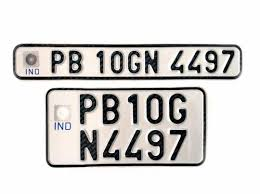
#> input picture image2.jpg, 260 x 194 px, found by its file name
$ python Image_processing.py
#> lines starting #> are read from the running program, lines starting #| are printed output that depends on the picture; after the words box and inside, x2 and y2 are one past the last pixel; in counts of white or black regions, pixels touching at a corner belong together
import cv2
import pytesseract
import numpy as np

# Set Tesseract path (adjust for your system)
pytesseract.pytesseract.tesseract_cmd = r'C:\Program Files\Tesseract-OCR\tesseract.exe'

def preprocess_image(image_path):
    try:
        # Read the image
        img = cv2.imread(image_path)
#> img is the input picture: shape (194, 260, 3); mean B, G, R 212.3, 214.1, 216
        if img is None:
            raise ValueError("Could not read the image file")

        # Convert to grayscale
        gray = cv2.cvtColor(img, cv2.COLOR_BGR2GRAY)

        # Noise reduction
        gray = cv2.bilateralFilter(gray, 11, 17, 17)

        # Edge detection
        edged = cv2.Canny(gray, 170, 200)
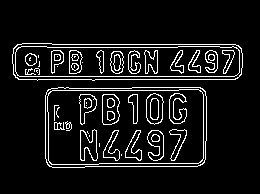
#> edged: shape (194, 260); 8.6% white in thin lines or dots, all inside (x1, y1, x2, y2) = (12, 43, 243, 168)

        # Find contours
        contours, _ = cv2.findContours(edged.copy(), cv2.RETR_LIST, cv2.CHAIN_APPROX_SIMPLE)
#> contours = 95 contours, 24 with area under 20; largest, box (x1, y1, x2, y2) and area: (45, 87, 207, 168) 12586, (45, 87, 207, 168) 12573, (47, 89, 204, 165) 11375, (47, 89, 204, 165) 11366, (12, 43, 243, 81) 7996
        contours = sorted(contours, key=cv2.contourArea, reverse=True)[:10]
#> contours = 10 contours; largest, box (x1, y1, x2, y2) and area: (45, 87, 207, 168) 12586, (45, 87, 207, 168) 12573, (47, 89, 204, 165) 11375, (47, 89, 204, 165) 11366, (12, 43, 243, 81) 7996

        plate_contour = None

        for contour in contours:
            perimeter = cv2.arcLength(contour, True)
            approx = cv2.approxPolyDP(contour, 0.02 * perimeter, True)

            if len(approx) == 4:
                plate_contour = approx
                break
#> this loop made 1 pass
#> (perimeter, plate_contour) on pass 1: (470.8, [[46, 92], [49, 166], [204, 162], [200, 87]])

        if plate_contour is None:
            print("No license plate found")
            return None

        # Crop the license plate
        mask = np.zeros(gray.shape, np.uint8)
        cv2.drawContours(mask, [plate_contour], 0, 255, -1)
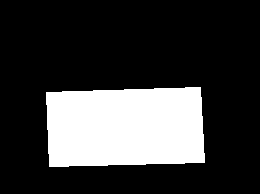
#> mask: shape (194, 260); 23.3% white; 1 white region, box (x1, y1, x2, y2) and area: (46, 87, 205, 167) 11756
        new_image = cv2.bitwise_and(img, img, mask=mask)
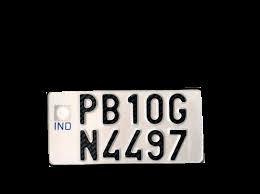
#> new_image: shape (194, 260, 3); mean B, G, R 38.2, 39.2, 40.4

        (x, y) = np.where(mask == 255)
#> x = 11756 values from 87 to 166; y = 11756 values, max 204 at index 10039, min 46 at index 387, mean 124.9
        (topx, topy) = (np.min(x), np.min(y))
#> topx = 87; topy = 46
        (bottomx, bottomy) = (np.max(x), np.max(y))
#> bottomx = 166; bottomy = 204
        cropped = gray[topx:bottomx+1, topy:bottomy+1]
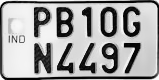
#> cropped: shape (80, 159); min 1, max 252, mean 165

        return cropped

    except Exception as e:
        print(f"Error processing image: {e}")
        return None

def recognize_plate_text(image):
    try:
        # Configure Tesseract
        config = '--oem 3 --psm 6 -c tessedit_char_whitelist=ABCDEFGHIJKLMNOPQRSTUVWXYZ0123456789'
        text = pytesseract.image_to_string(image, config=config)
        return ''.join(e for e in text if e.isalnum())
    except Exception as e:
        print(f"Error recognizing text: {e}")
        return ""

def main(image_path):
    plate_image = preprocess_image(image_path)

    if plate_image is not None:
        # Display the license plate
        cv2.imshow('License Plate', plate_image)
        cv2.waitKey(0)
        cv2.destroyAllWindows()

        # Recognize the text
        plate_text = recognize_plate_text(plate_image)
        print(f"Recognized License Plate: {plate_text}")
    else:
        print("License plate detection failed")

if __name__ == "__main__":
    # Use an absolute path to your image file
    image_path = r"C:\Users\Asus\OneDrive\Desktop\Dipak\image2.jpg"  # Change this to your actual image path
    main(image_path)
#> (the call stopped at in recognize_plate_text, `text = pytesseract.image_to_string(image, config=config)`: pytesseract is not available in this run)
